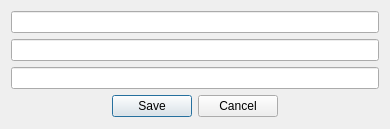
<?xml version="1.0" encoding="UTF-8"?>
<ui version="4.0">
 <class>EditServerList</class>
 <widget class="QWidget" name="EditServerList">
  <property name="windowModality">
   <enum>Qt::ApplicationModal</enum>
  </property>
  <property name="geometry">
   <rect>
    <x>0</x>
    <y>0</y>
    <width>390</width>
    <height>129</height>
   </rect>
  </property>
  <property name="sizePolicy">
   <sizepolicy hsizetype="Fixed" vsizetype="Fixed">
    <horstretch>0</horstretch>
    <verstretch>0</verstretch>
   </sizepolicy>
  </property>
  <property name="maximumSize">
   <size>
    <width>390</width>
    <height>129</height>
   </size>
  </property>
  <property name="windowTitle">
   <string>Form</string>
  </property>
  <layout class="QVBoxLayout" name="verticalLayout_3">
   <item>
    <layout class="QVBoxLayout" name="verticalLayout_2">
     <property name="spacing">
      <number>6</number>
     </property>
     <property name="sizeConstraint">
      <enum>QLayout::SetFixedSize</enum>
     </property>
     <property name="leftMargin">
      <number>0</number>
     </property>
     <property name="topMargin">
      <number>0</number>
     </property>
     <property name="rightMargin">
      <number>0</number>
     </property>
     <item>
      <widget class="QLineEdit" name="host_name_edit"/>
     </item>
     <item>
      <widget class="QLineEdit" name="host_link_edit"/>
     </item>
     <item>
      <widget class="QLineEdit" name="host_comment_edit"/>
     </item>
     <item>
      <layout class="QFormLayout" name="formLayout">
       <item row="1" column="0" colspan="2">
        <widget class="QDialogButtonBox" name="save_box">
         <property name="standardButtons">
          <set>QDialogButtonBox::Cancel|QDialogButtonBox::Save</set>
         </property>
         <property name="centerButtons">
          <bool>true</bool>
         </property>
        </widget>
       </item>
      </layout>
     </item>
    </layout>
   </item>
  </layout>
 </widget>
 <resources/>
 <connections/>
</ui>
